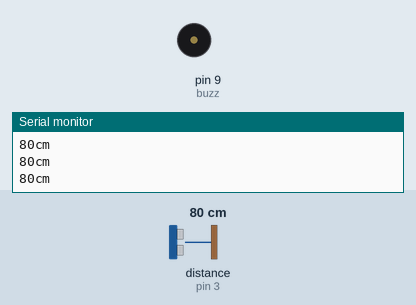
Recording of a sketch running on a simulated Arduino Uno, built with avr-gcc and run on an emulated ATmega328P. On the bench: buzzer (waves = sounding, pin HIGH), the last lines printed to the serial monitor. Wiring (inferred from the names in the program): ultrasonic range finder: trigger pin 2; echo pin 3. The test bench sets the inputs (shaded band); at power-on: distance to the obstacle (sensor on pin 3) 80 cm. The echo pulse lasts 58.3 µs per cm; pins used as bus, display or sensor lines are not drawn.

Above: at 1.2 s.
1.3 s: distance to the obstacle (sensor on pin 3) set to 56 cm
4.3 s: distance to the obstacle (sensor on pin 3) set to 46 cm
At 5.5 s:
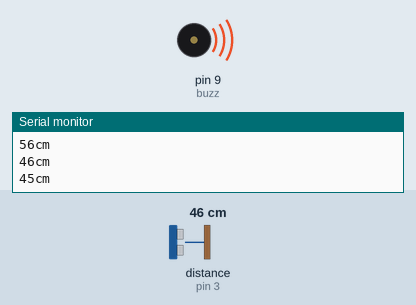
5.8 s: distance to the obstacle (sensor on pin 3) set to 60 cm
At 6.8 s:
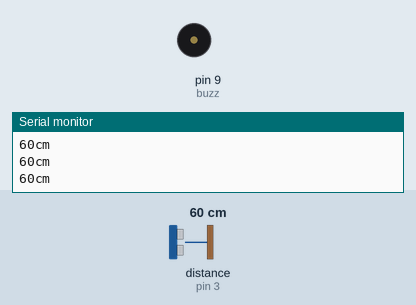
7.5 s: distance to the obstacle (sensor on pin 3) set to 2 cm
At 8.4 s:
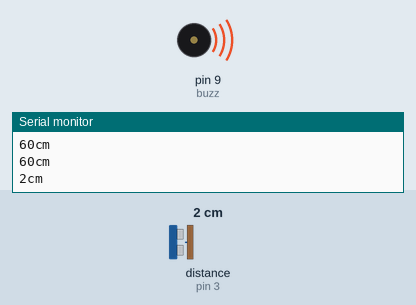
Timing chart, 0 to 10.0 s (numbered marks = the images above; inputs shaded):
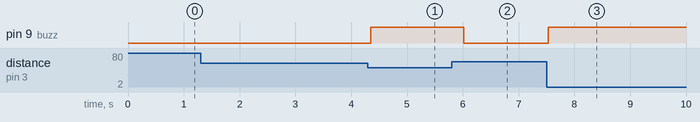

Measured:
- the behaviour switches between 51 and 50 cm on distance to the obstacle (sensor on pin 3) (found by bisection; images 0 and 1)
- after the input at 4.3 s, pin 9 (buzz): LOW → HIGH after 0.05 s
- after the input at 5.8 s, pin 9 (buzz): HIGH → LOW after 0.21 s
- after the input at 7.5 s, pin 9 (buzz): LOW → HIGH at once

The sketch:

Sensor_Ultrasonico_HC-SR04.ino
```cpp
/* Derechos de autor © UNIT Electronics
  Fecha de revisión: 01/07/24*/

/********************************
Deteccion de objetos a 50 cm, cuando los objetos y/o personas se
encuentren en un rango menor a esta distancia se activará el buzzer, emitiendo un pitido.
**************************/

int trig = 2;       // pin 2 a Trigger del sensor
int echo = 3;       // pin 3 a echo del sensor
int buzz = 9;       // pin 9 al buzzer
void setup() {
  Serial.begin (9600);      //Se inicia el puerto Serial
                            // Configuración de pines de salida
  pinMode (trig, OUTPUT);
  pinMode (echo, INPUT);
  pinMode (buzz, OUTPUT);
}
void loop() {

  //Declaramos dos variables auxiliares para el cálculo de la distancia respecto al tiempo
  long tiempo;
  long distancia;
  digitalWrite(trig, LOW);       //El pin Trigger apagado empieza en el ciclo apagado
  delayMicroseconds(10);         //Pasan 10 microsegundos después...
  digitalWrite(trig, HIGH);      //El pin Trigger se enciende
  delayMicroseconds(10);         //Pasan 10 microsegundos después...
  digitalWrite(trig, LOW);       //El pin Trigger se apagará
  tiempo = pulseIn(echo, HIGH); //La variable tiempo guardará el valor que tarda en llegar
                                //al receptor de eco, ancho del pulso
  distancia = tiempo / 58;      //Hacemos la relación de la distancia en cm
                                //Programación del buzzer
  if (distancia <= 50) {        //Si la distancia es menor a 50 cm el buzzer se encenderá
    digitalWrite(buzz, HIGH);
    delay(500);
  } else {
    digitalWrite(buzz, LOW);
  }
  //Mostrará la distancia en el monitor serial (9600)
  Serial.print (distancia);
  Serial.println ("cm");
  delay (50);                   //se actualizará la información cada 50 ms
}
```
